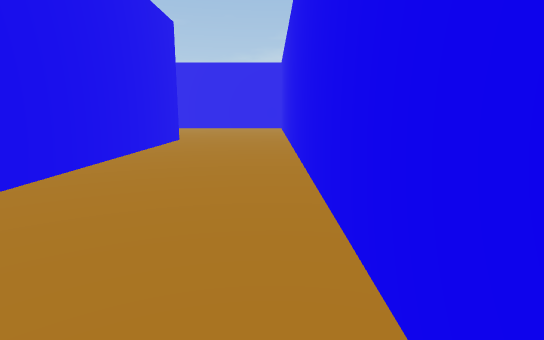
View 1 (above)

20 first-person views from a walk through a Unity game level. The camera is 1.5 m above the floor, tilts 10° down and sees 80° across. The floor is counted in squares, 1.44 m on a side. Each view is taken from the middle of a square. On the plan, view 1 faces up. The plan holds only what a view shows up to about 13 squares ahead; the rest is blank. The place goes on beyond the plan. The player is left out.

View 2
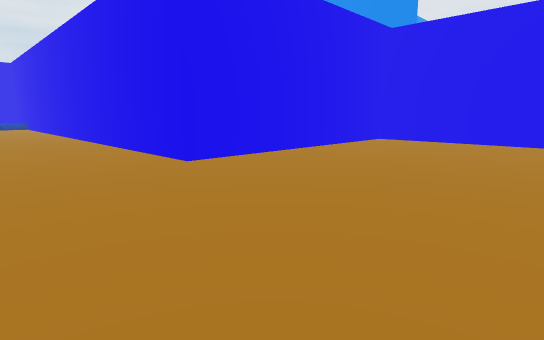

View 3
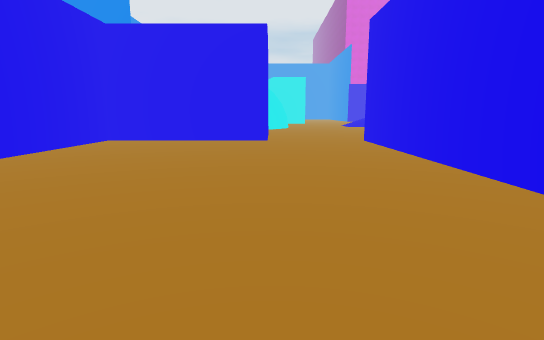

View 4
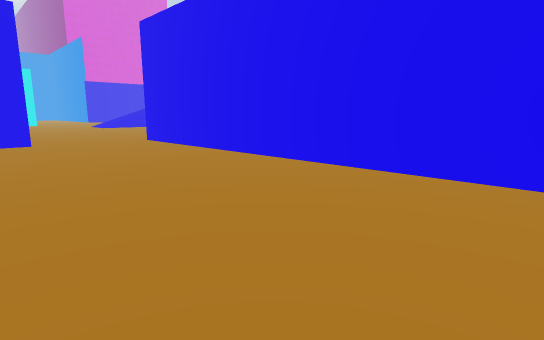

View 5
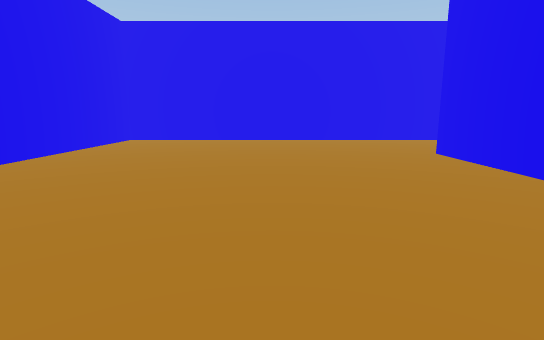

View 6
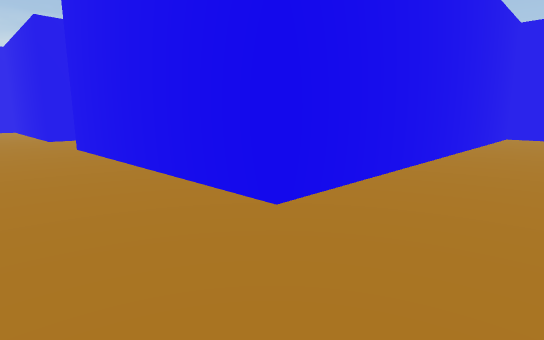

View 7
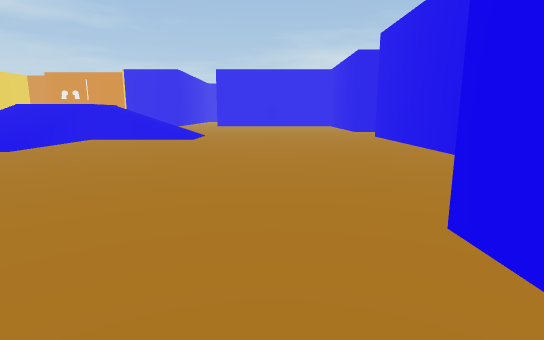

View 8
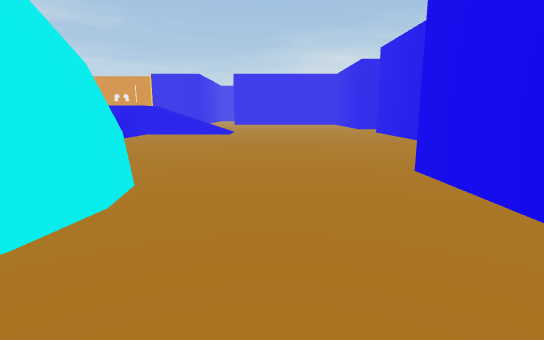

View 9
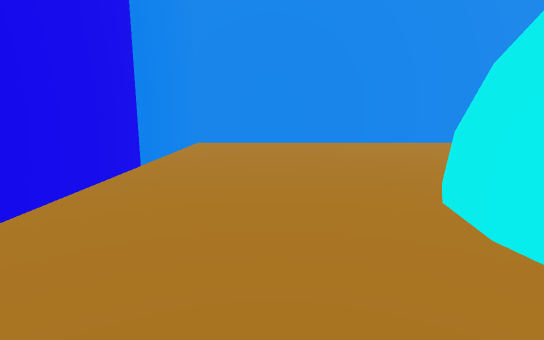

View 10
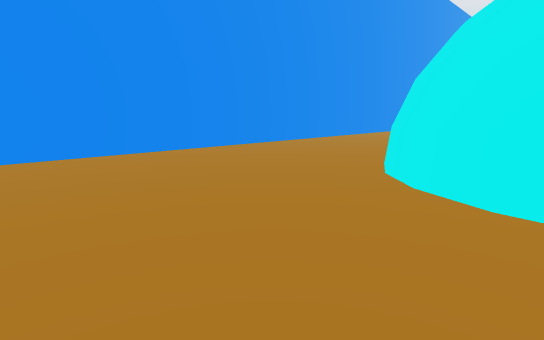

View 11
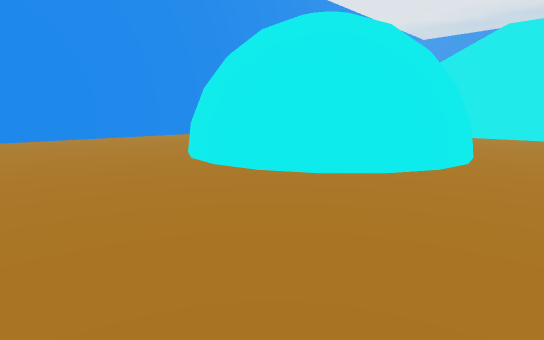

View 12
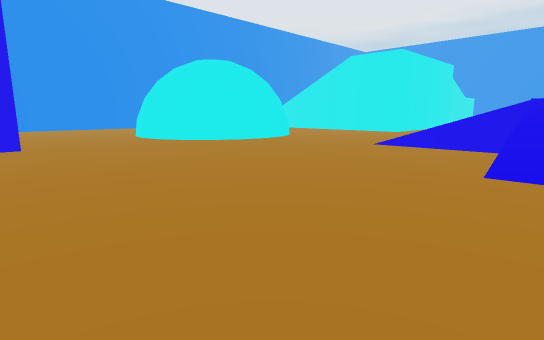

View 13
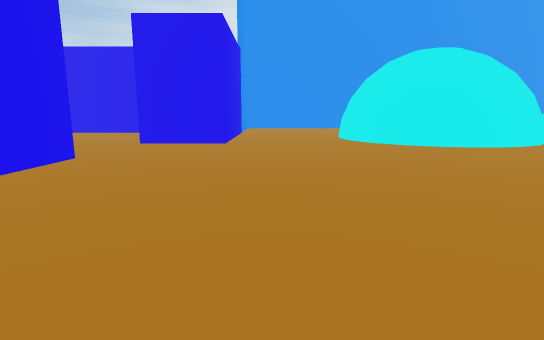

View 14
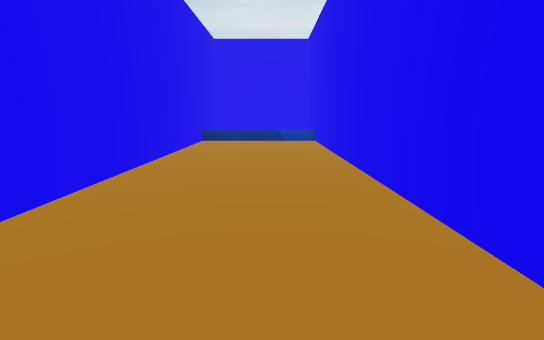

View 15
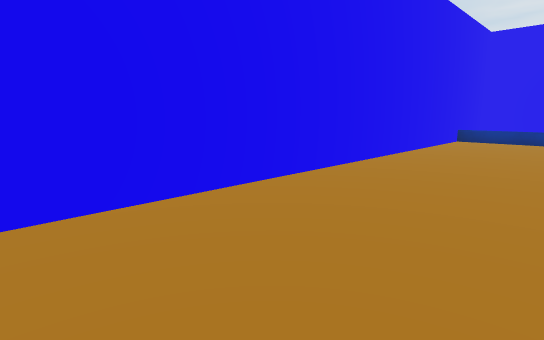

View 16
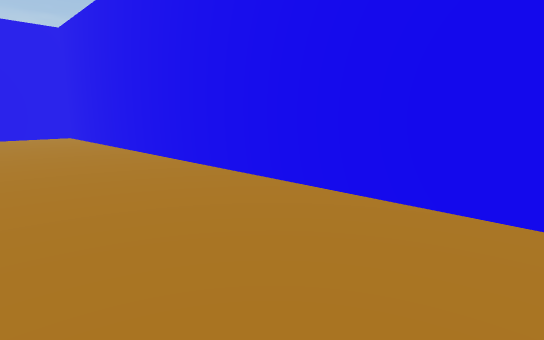

View 17
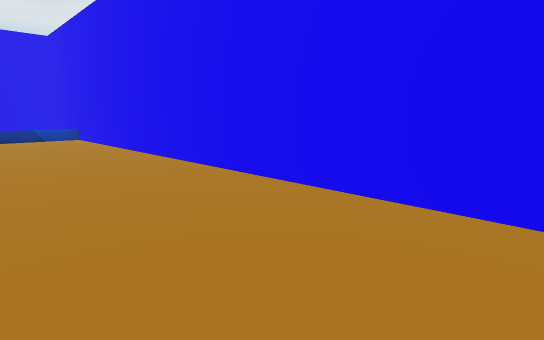

View 18
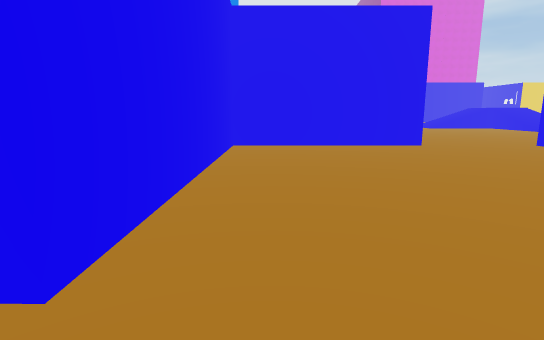

View 19
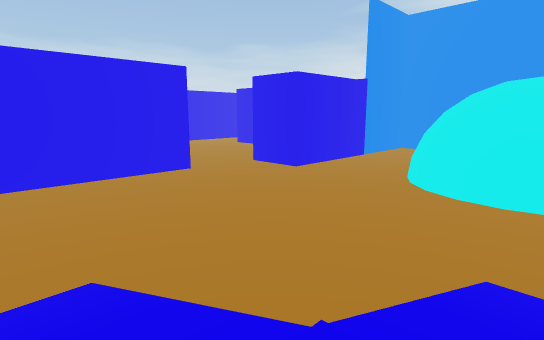

View 20
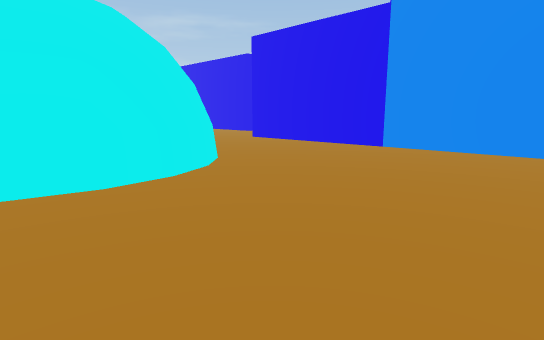

### Floor plan
Key: @ floor where view 1 was taken; # wall or solid block; . main floor; : floor 2 m higher than the main floor; / step, stairs or slope; v drop or lower ground.
Columns run from 25 left of view 1 to 1 right of it. Each row starts with its distance up from view 1.
 30 :  //........#
 29 :////........#
 28 //...........#
 27 //...........#
 26 //...........#
 25 //...........#
 24 .............#
 23 .............##############
 22 ..........................#
 21 ..........................#
 20 ####......................#
 19 #  ##.....###.............#
 18     ##....###.............#
 17      #....###.............#
 16      #....###.............#
 15     ##....###.............#
 14    ##.....###.............#
 13 ####......# #.............#
 12 ..........# ##########....#
 11 ..........#          #....#
 10 ..........#          #....#
  9 ..........#          #....#
  8 ..........#          #....#
  7 ###########          #....#
  6                      #....#
  5                      #....#
  4                      #....#
  3                      #....#
  2                      #....#
  1                      #....#
  0                      #...@#
 -1                      #....#
 -2                      #....#
 -3                      #....#
 -4                      #....#
 -5                      #....#
 -6                      #....#
 -7                      v    v

Where each view was taken, in squares from view 1:
view 1: 0 up, 0 right, facing up
view 2: 19 up, 0 right, facing down-left
view 3: 19 up, 0 right, facing left
view 4: 17 up, 0 right, facing up-left
view 5: 17 up, 12 left, facing right
view 6: 20 up, 15 left, facing up-right
view 7: 16 up, 17 left, facing up
view 8: 13 up, 18 left, facing up
view 9: 19 up, 18 left, facing down
view 10: 16 up, 16 left, facing down-left
view 11: 22 up, 16 left, facing down-left
view 12: 30 up, 14 left, facing down-left
view 13: 30 up, 17 left, facing down
view 14: 6 up, 2 left, facing down
view 15: 7 up, 3 left, facing down-right
view 16: 7 up, 3 left, facing up-right
view 17: 8 up, 0 right, facing down-left
view 18: 14 up, 2 left, facing left
view 19: 30 up, 25 left, facing down-right
view 20: 8 up, 25 left, facing up-right
